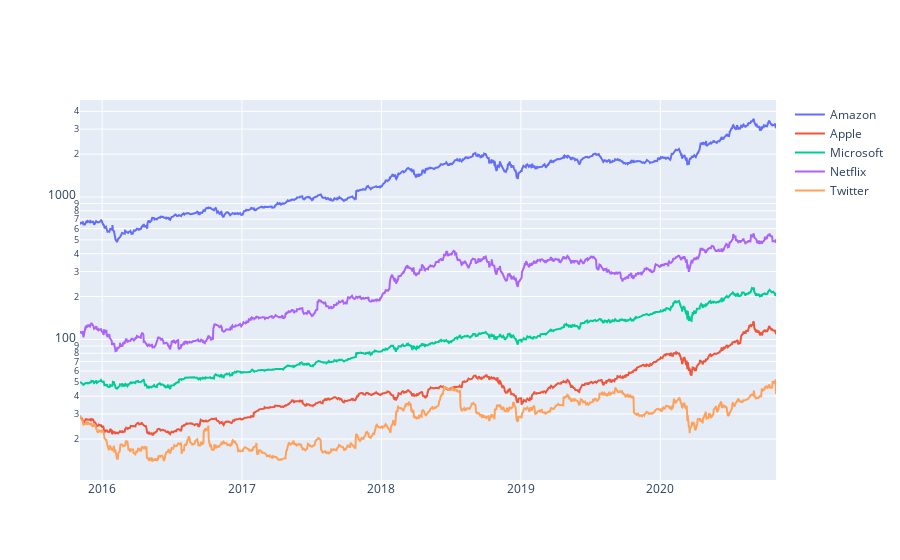

Notebook code for this chart:
### Code cell
trace0=go.Scatter(x=df.Date,
                 y=df.amazon,
                 name='Amazon')
trace1=go.Scatter(x=df.Date,
                 y=df.apple,
                 name='Apple')
trace2=go.Scatter(x=df.Date,
                 y=df.microsoft,
                 name='Microsoft')
trace3=go.Scatter(x=df.Date,
                 y=df.netflix,
                 name='Netflix')
trace4=go.Scatter(x=df.Date,
                 y=df.twitter,
                 name='Twitter')

data=[trace0, trace1, trace2, trace3, trace4]

layout=go.Layout(yaxis_type='log')

fig=go.Figure(data=data,layout=layout)
fig.show()

### Figure 1 — Plotly figure (JSON) as saved in the notebook; plotly's stock layout.template omitted (floating-point values rounded to 4 significant figures; data arrays with more than 128 entries replaced by an {"elided": "..."} marker saying what was removed)
{"data": [{"name": "Amazon", "type": "scatter", "x": {"elided": "1257 str values"}, "y": {"elided": "1257 float values"}}, {"name": "Apple", "type": "scatter", "x": {"elided": "1257 str values"}, "y": {"elided": "1257 float values"}}, {"name": "Microsoft", "type": "scatter", "x": {"elided": "1257 str values"}, "y": {"elided": "1257 float values"}}, {"name": "Netflix", "type": "scatter", "x": {"elided": "1257 str values"}, "y": {"elided": "1257 float values"}}, {"name": "Twitter", "type": "scatter", "x": {"elided": "1257 str values"}, "y": {"elided": "1257 float values"}}], "layout": {"yaxis": {"type": "log"}}}
